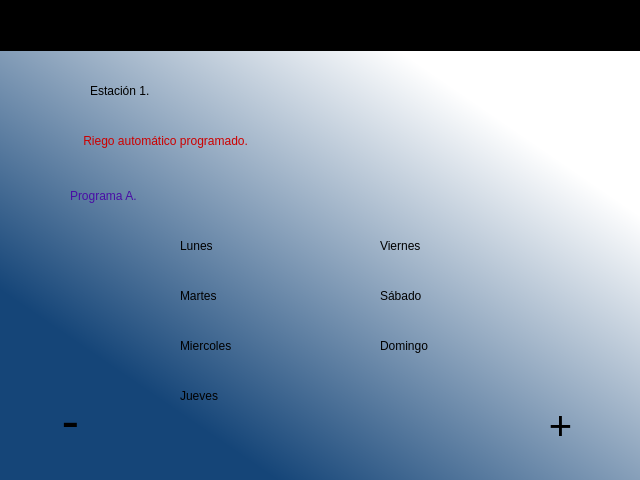
<?xml version="1.0" encoding="UTF-8"?>
<ui version="4.0">
 <class>Dialog</class>
 <widget class="QDialog" name="Dialog">
  <property name="geometry">
   <rect>
    <x>0</x>
    <y>0</y>
    <width>640</width>
    <height>480</height>
   </rect>
  </property>
  <property name="windowTitle">
   <string>Dialog</string>
  </property>
  <widget class="QWidget" name="widget_principal" native="true">
   <property name="geometry">
    <rect>
     <x>0</x>
     <y>50</y>
     <width>651</width>
     <height>441</height>
    </rect>
   </property>
   <property name="styleSheet">
    <string notr="true">QWidget#widget_principal{
background-color:qlineargradient(spread:pad, x1:0.209403, y1:0.756, x2:0.791075, y2:0.182, stop:0 rgba(21, 69, 120, 255), stop:1 rgba(255, 255, 255, 255))
}</string>
   </property>
   <widget class="QLabel" name="label_5">
    <property name="geometry">
     <rect>
      <x>0</x>
      <y>0</y>
      <width>71</width>
      <height>71</height>
     </rect>
    </property>
    <property name="text">
     <string/>
    </property>
    <property name="pixmap">
     <pixmap resource="config_imag.qrc">:/prefijoNuevo/logo.png</pixmap>
    </property>
    <property name="scaledContents">
     <bool>true</bool>
    </property>
   </widget>
   <widget class="QLabel" name="lbl_num_est">
    <property name="geometry">
     <rect>
      <x>90</x>
      <y>10</y>
      <width>511</width>
      <height>61</height>
     </rect>
    </property>
    <property name="styleSheet">
     <string notr="true">font: 22pt &quot;Ubuntu&quot;;</string>
    </property>
    <property name="text">
     <string>Estación 1.</string>
    </property>
   </widget>
   <widget class="QLabel" name="lbl_num_prog">
    <property name="geometry">
     <rect>
      <x>70</x>
      <y>120</y>
      <width>561</width>
      <height>51</height>
     </rect>
    </property>
    <property name="styleSheet">
     <string notr="true">font: 22pt &quot;Ubuntu&quot;;
color: rgb(73, 13, 165)</string>
    </property>
    <property name="text">
     <string>Programa A.</string>
    </property>
   </widget>
   <widget class="QLabel" name="lbl_lun">
    <property name="geometry">
     <rect>
      <x>180</x>
      <y>170</y>
      <width>171</width>
      <height>51</height>
     </rect>
    </property>
    <property name="styleSheet">
     <string notr="true">font: 22pt &quot;Ubuntu&quot;;</string>
    </property>
    <property name="text">
     <string>Lunes</string>
    </property>
   </widget>
   <widget class="QLabel" name="label">
    <property name="geometry">
     <rect>
      <x>40</x>
      <y>350</y>
      <width>71</width>
      <height>51</height>
     </rect>
    </property>
    <property name="text">
     <string/>
    </property>
    <property name="pixmap">
     <pixmap resource="config_imag.qrc">:/prefijoNuevo/flecha_Atras.png</pixmap>
    </property>
    <property name="scaledContents">
     <bool>true</bool>
    </property>
   </widget>
   <widget class="QLabel" name="label_2">
    <property name="geometry">
     <rect>
      <x>50</x>
      <y>350</y>
      <width>41</width>
      <height>41</height>
     </rect>
    </property>
    <property name="font">
     <font>
      <pointsize>40</pointsize>
     </font>
    </property>
    <property name="text">
     <string>-</string>
    </property>
    <property name="alignment">
     <set>Qt::AlignCenter</set>
    </property>
   </widget>
   <widget class="QLabel" name="label_8">
    <property name="geometry">
     <rect>
      <x>520</x>
      <y>350</y>
      <width>71</width>
      <height>51</height>
     </rect>
    </property>
    <property name="text">
     <string/>
    </property>
    <property name="pixmap">
     <pixmap resource="config_imag.qrc">:/prefijoNuevo/flecha_Adelante.png</pixmap>
    </property>
    <property name="scaledContents">
     <bool>true</bool>
    </property>
   </widget>
   <widget class="QLabel" name="label_6">
    <property name="geometry">
     <rect>
      <x>540</x>
      <y>340</y>
      <width>41</width>
      <height>71</height>
     </rect>
    </property>
    <property name="font">
     <font>
      <pointsize>30</pointsize>
     </font>
    </property>
    <property name="text">
     <string>+</string>
    </property>
    <property name="alignment">
     <set>Qt::AlignCenter</set>
    </property>
   </widget>
   <widget class="QLabel" name="lbl_riego_est">
    <property name="geometry">
     <rect>
      <x>80</x>
      <y>60</y>
      <width>511</width>
      <height>61</height>
     </rect>
    </property>
    <property name="styleSheet">
     <string notr="true">font: 22pt &quot;Ubuntu&quot;;
color:rgb(204, 0, 0)</string>
    </property>
    <property name="text">
     <string> Riego automático programado.</string>
    </property>
   </widget>
   <widget class="QLabel" name="lbl_mar">
    <property name="geometry">
     <rect>
      <x>180</x>
      <y>220</y>
      <width>171</width>
      <height>51</height>
     </rect>
    </property>
    <property name="styleSheet">
     <string notr="true">font: 22pt &quot;Ubuntu&quot;;</string>
    </property>
    <property name="text">
     <string>Martes</string>
    </property>
   </widget>
   <widget class="QLabel" name="lbl_mier">
    <property name="geometry">
     <rect>
      <x>180</x>
      <y>270</y>
      <width>171</width>
      <height>51</height>
     </rect>
    </property>
    <property name="styleSheet">
     <string notr="true">font: 22pt &quot;Ubuntu&quot;;</string>
    </property>
    <property name="text">
     <string>Miercoles</string>
    </property>
   </widget>
   <widget class="QLabel" name="lbl_sab">
    <property name="geometry">
     <rect>
      <x>380</x>
      <y>220</y>
      <width>171</width>
      <height>51</height>
     </rect>
    </property>
    <property name="styleSheet">
     <string notr="true">font: 22pt &quot;Ubuntu&quot;;</string>
    </property>
    <property name="text">
     <string>Sábado</string>
    </property>
   </widget>
   <widget class="QLabel" name="lbl_dom">
    <property name="geometry">
     <rect>
      <x>380</x>
      <y>270</y>
      <width>171</width>
      <height>51</height>
     </rect>
    </property>
    <property name="styleSheet">
     <string notr="true">font: 22pt &quot;Ubuntu&quot;;</string>
    </property>
    <property name="text">
     <string>Domingo</string>
    </property>
   </widget>
   <widget class="QLabel" name="lbl_jue">
    <property name="geometry">
     <rect>
      <x>180</x>
      <y>320</y>
      <width>171</width>
      <height>51</height>
     </rect>
    </property>
    <property name="styleSheet">
     <string notr="true">font: 22pt &quot;Ubuntu&quot;;</string>
    </property>
    <property name="text">
     <string>Jueves</string>
    </property>
   </widget>
   <widget class="QLabel" name="lbl_vie">
    <property name="geometry">
     <rect>
      <x>380</x>
      <y>170</y>
      <width>171</width>
      <height>51</height>
     </rect>
    </property>
    <property name="styleSheet">
     <string notr="true">font: 22pt &quot;Ubuntu&quot;;</string>
    </property>
    <property name="text">
     <string>Viernes</string>
    </property>
   </widget>
  </widget>
  <widget class="QWidget" name="widget_fecha" native="true">
   <property name="geometry">
    <rect>
     <x>0</x>
     <y>0</y>
     <width>641</width>
     <height>51</height>
    </rect>
   </property>
   <property name="styleSheet">
    <string notr="true">QWidget#widget_fecha{
background-color:rgb(0, 0, 0)}</string>
   </property>
   <widget class="QLabel" name="lbl_hora">
    <property name="geometry">
     <rect>
      <x>20</x>
      <y>10</y>
      <width>151</width>
      <height>21</height>
     </rect>
    </property>
    <property name="styleSheet">
     <string notr="true">font: 57 16pt &quot;Ubuntu&quot;;
color:rgb(238, 238, 236);</string>
    </property>
    <property name="text">
     <string/>
    </property>
   </widget>
   <widget class="QLabel" name="lbl_fecha">
    <property name="geometry">
     <rect>
      <x>460</x>
      <y>10</y>
      <width>161</width>
      <height>21</height>
     </rect>
    </property>
    <property name="styleSheet">
     <string notr="true">font: 57 16pt &quot;Ubuntu&quot;;
color:rgb(238, 238, 236);</string>
    </property>
    <property name="text">
     <string/>
    </property>
   </widget>
  </widget>
 </widget>
 <resources>
  <include location="config_imag.qrc"/>
 </resources>
 <connections/>
</ui>
